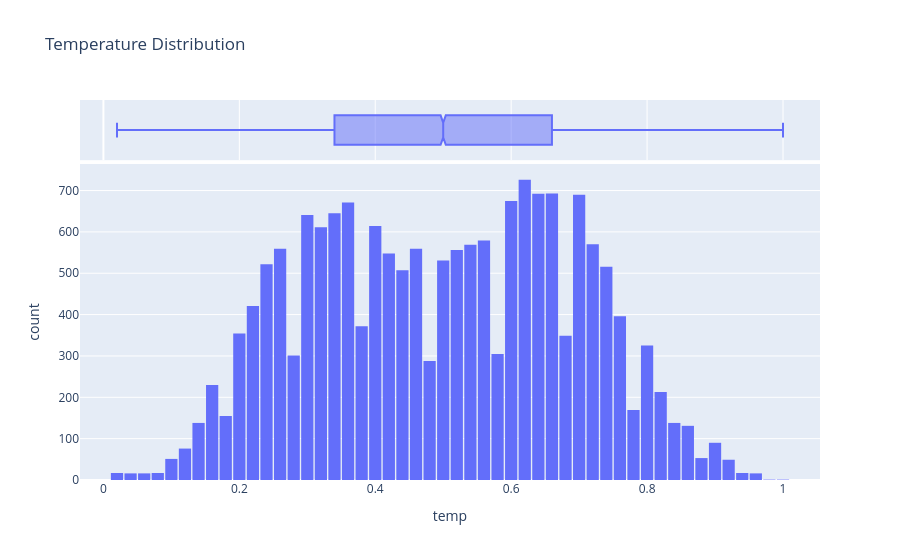

Here is the notebook cell this chart was saved with:
### Code cell
# display distribution of temperature in a histogram
fig = px.histogram(
    df,
    x='temp',
    marginal='box',
    title='Temperature Distribution'
)
fig.update_layout(bargap=0.1)
fig.show()

### Figure 1 — Plotly figure (JSON) as saved in the notebook; plotly's stock layout.template omitted (floating-point values rounded to 4 significant figures; data arrays with more than 128 entries replaced by an {"elided": "..."} marker saying what was removed)
{"data": [{"bingroup": "x", "hovertemplate": "temp=%{x}<br>count=%{y}<extra></extra>", "legendgroup": "", "marker": {"color": "#636efa", "pattern": {"shape": ""}}, "name": "", "orientation": "v", "showlegend": false, "type": "histogram", "x": {"elided": "17379 float values"}, "xaxis": "x", "yaxis": "y"}, {"hovertemplate": "temp=%{x}<extra></extra>", "legendgroup": "", "marker": {"color": "#636efa"}, "name": "", "notched": true, "showlegend": false, "type": "box", "x": {"elided": "17379 float values"}, "xaxis": "x2", "yaxis": "y2"}], "layout": {"bargap": 0.1, "barmode": "relative", "legend": {"tracegroupgap": 0}, "title": {"text": "Temperature Distribution"}, "xaxis": {"anchor": "y", "domain": [0, 1], "title": {"text": "temp"}}, "xaxis2": {"anchor": "y2", "domain": [0, 1], "matches": "x", "showgrid": true, "showticklabels": false}, "yaxis": {"anchor": "x", "domain": [0, 0.8316], "title": {"text": "count"}}, "yaxis2": {"anchor": "x2", "domain": [0.8416, 1], "matches": "y2", "showgrid": false, "showline": false, "showticklabels": false, "ticks": ""}}}
